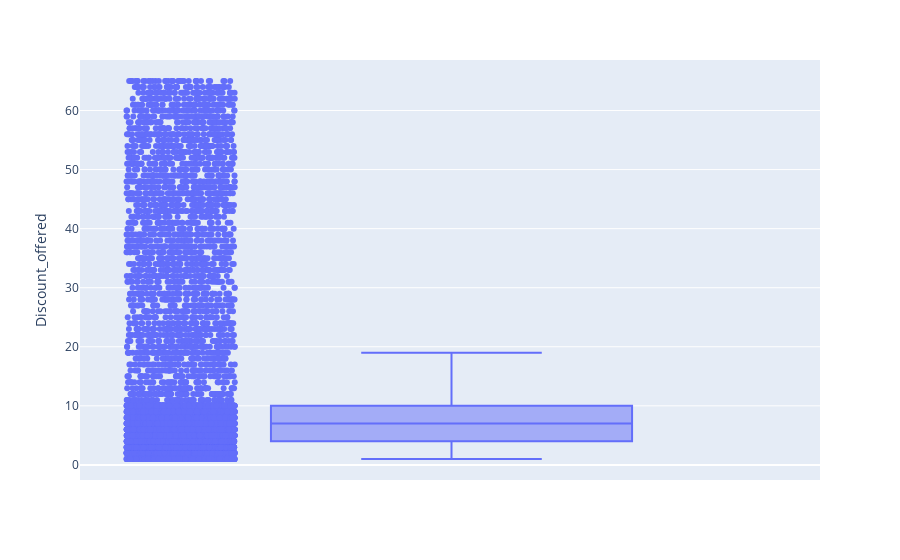

This figure's notebook cell:
### Code cell
fig = px.box(df, y="Discount_offered", points="all")
fig.show()

### Figure 1 — Plotly figure (JSON) as saved in the notebook; plotly's stock layout.template omitted (floating-point values rounded to 4 significant figures; data arrays with more than 128 entries replaced by an {"elided": "..."} marker saying what was removed)
{"data": [{"alignmentgroup": "True", "boxpoints": "all", "hovertemplate": "Discount_offered=%{y}<extra></extra>", "legendgroup": "", "marker": {"color": "#636efa"}, "name": "", "notched": false, "offsetgroup": "", "orientation": "v", "showlegend": false, "type": "box", "x0": " ", "xaxis": "x", "y": {"elided": "10999 int values"}, "y0": " ", "yaxis": "y"}], "layout": {"boxmode": "group", "legend": {"tracegroupgap": 0}, "margin": {"t": 60}, "xaxis": {"anchor": "y", "domain": [0, 1]}, "yaxis": {"anchor": "x", "domain": [0, 1], "title": {"text": "Discount_offered"}}}}
